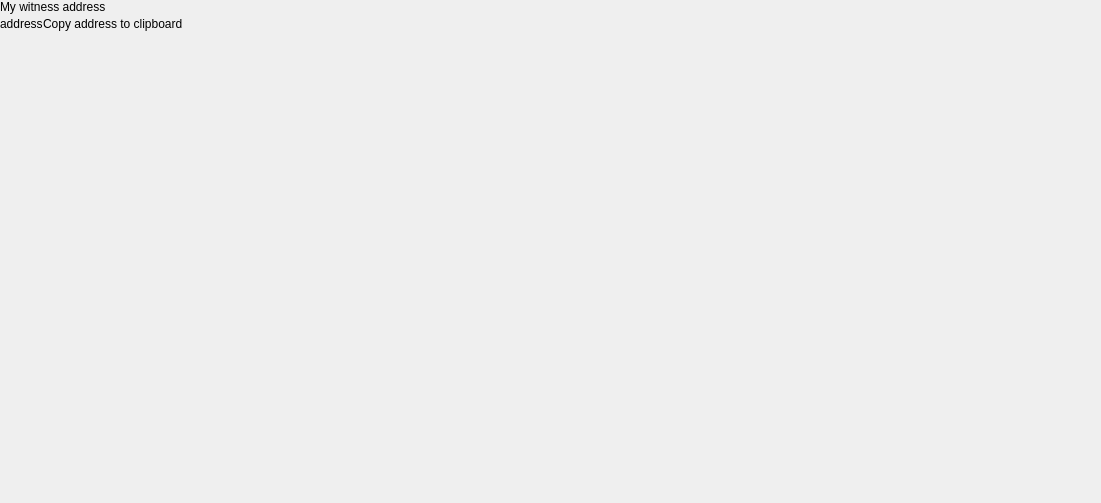
<?xml version="1.0" encoding="UTF-8"?>
<ui version="4.0">
 <class>ViewAddressDialog</class>
 <widget class="QDialog" name="ViewAddressDialog">
  <property name="geometry">
   <rect>
    <x>0</x>
    <y>0</y>
    <width>1101</width>
    <height>503</height>
   </rect>
  </property>
  <property name="sizePolicy">
   <sizepolicy hsizetype="Expanding" vsizetype="Expanding">
    <horstretch>0</horstretch>
    <verstretch>0</verstretch>
   </sizepolicy>
  </property>
  <property name="toolTip">
   <string notr="true"/>
  </property>
  <layout class="QVBoxLayout" name="verticalLayout_2">
   <property name="spacing">
    <number>0</number>
   </property>
   <property name="leftMargin">
    <number>0</number>
   </property>
   <property name="topMargin">
    <number>0</number>
   </property>
   <property name="rightMargin">
    <number>0</number>
   </property>
   <property name="bottomMargin">
    <number>0</number>
   </property>
   <item>
    <layout class="QHBoxLayout" name="horizontalLayout">
     <property name="spacing">
      <number>0</number>
     </property>
     <item>
      <layout class="QVBoxLayout" name="outerLayout">
       <property name="spacing">
        <number>0</number>
       </property>
       <item>
        <layout class="QVBoxLayout" name="verticalLayout">
         <property name="spacing">
          <number>0</number>
         </property>
         <property name="leftMargin">
          <number>0</number>
         </property>
         <property name="topMargin">
          <number>0</number>
         </property>
         <property name="rightMargin">
          <number>0</number>
         </property>
         <property name="bottomMargin">
          <number>0</number>
         </property>
         <item>
          <widget class="QLabel" name="viewAddressLabel">
           <property name="text">
            <string>My witness address</string>
           </property>
           <property name="indent">
            <number>0</number>
           </property>
          </widget>
         </item>
         <item>
          <layout class="QHBoxLayout" name="accountAddressLayout">
           <property name="spacing">
            <number>0</number>
           </property>
           <property name="bottomMargin">
            <number>0</number>
           </property>
           <item>
            <widget class="QLabel" name="accountAddress">
             <property name="text">
              <string>address</string>
             </property>
             <property name="indent">
              <number>0</number>
             </property>
             <property name="textInteractionFlags">
              <set>Qt::TextSelectableByMouse</set>
             </property>
            </widget>
           </item>
           <item>
            <widget class="ClickableLabel" name="accountCopyToClipboardButton">
             <property name="toolTip">
              <string>Copy address to clipboard</string>
             </property>
             <property name="text">
              <string notr="true">Copy address to clipboard</string>
             </property>
             <property name="indent">
              <number>0</number>
             </property>
            </widget>
           </item>
           <item>
            <spacer name="horizontalSpacer">
             <property name="orientation">
              <enum>Qt::Horizontal</enum>
             </property>
             <property name="sizeHint" stdset="0">
              <size>
               <width>40</width>
               <height>20</height>
              </size>
             </property>
            </spacer>
           </item>
          </layout>
         </item>
         <item>
          <widget class="ClickableQRImage" name="addressQRImage">
           <property name="sizePolicy">
            <sizepolicy hsizetype="Fixed" vsizetype="Fixed">
             <horstretch>0</horstretch>
             <verstretch>0</verstretch>
            </sizepolicy>
           </property>
           <property name="minimumSize">
            <size>
             <width>260</width>
             <height>260</height>
            </size>
           </property>
           <property name="maximumSize">
            <size>
             <width>260</width>
             <height>260</height>
            </size>
           </property>
           <property name="toolTip">
            <string/>
           </property>
           <property name="text">
            <string/>
           </property>
           <property name="indent">
            <number>0</number>
           </property>
          </widget>
         </item>
         <item>
          <layout class="QHBoxLayout" name="horizontalLayout_8">
           <property name="spacing">
            <number>0</number>
           </property>
           <property name="bottomMargin">
            <number>0</number>
           </property>
          </layout>
         </item>
         <item>
          <spacer name="verticalSpacer">
           <property name="orientation">
            <enum>Qt::Vertical</enum>
           </property>
           <property name="sizeHint" stdset="0">
            <size>
             <width>20</width>
             <height>283</height>
            </size>
           </property>
          </spacer>
         </item>
        </layout>
       </item>
      </layout>
     </item>
    </layout>
   </item>
  </layout>
 </widget>
 <customwidgets>
  <customwidget>
   <class>ClickableQRImage</class>
   <extends>QLabel</extends>
   <header location="global">qt/_Gulden/clickableqrimage.h</header>
  </customwidget>
  <customwidget>
   <class>ClickableLabel</class>
   <extends>QLabel</extends>
   <header location="global">qt/_Gulden/clickablelabel.h</header>
  </customwidget>
 </customwidgets>
 <resources>
  <include location="../../gulden.qrc"/>
 </resources>
 <connections/>
</ui>
